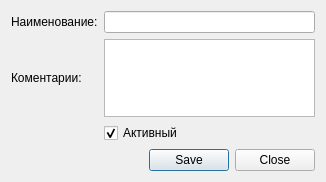
<?xml version="1.0" encoding="UTF-8"?>
<ui version="4.0">
 <class>ClientEditDialog</class>
 <widget class="QDialog" name="ClientEditDialog">
  <property name="geometry">
   <rect>
    <x>0</x>
    <y>0</y>
    <width>326</width>
    <height>182</height>
   </rect>
  </property>
  <property name="windowTitle">
   <string>Dialog</string>
  </property>
  <property name="windowIcon">
   <iconset resource="../resource.qrc">
    <normaloff>:/Images/client.png</normaloff>:/Images/client.png</iconset>
  </property>
  <layout class="QGridLayout" name="gridLayout">
   <item row="0" column="0">
    <widget class="QLabel" name="label">
     <property name="text">
      <string>Наименование:</string>
     </property>
    </widget>
   </item>
   <item row="0" column="1">
    <widget class="QLineEdit" name="lineEditName"/>
   </item>
   <item row="1" column="0">
    <widget class="QLabel" name="label_2">
     <property name="text">
      <string>Коментарии:</string>
     </property>
    </widget>
   </item>
   <item row="2" column="1">
    <widget class="QCheckBox" name="checkBoxIsActive">
     <property name="text">
      <string>Активный</string>
     </property>
     <property name="checkable">
      <bool>true</bool>
     </property>
     <property name="checked">
      <bool>true</bool>
     </property>
    </widget>
   </item>
   <item row="3" column="0" colspan="2">
    <widget class="QDialogButtonBox" name="buttonBox">
     <property name="standardButtons">
      <set>QDialogButtonBox::Close|QDialogButtonBox::Save</set>
     </property>
    </widget>
   </item>
   <item row="1" column="1">
    <widget class="QPlainTextEdit" name="plainTextEditComment"/>
   </item>
  </layout>
 </widget>
 <tabstops>
  <tabstop>lineEditName</tabstop>
  <tabstop>plainTextEditComment</tabstop>
  <tabstop>checkBoxIsActive</tabstop>
 </tabstops>
 <resources>
  <include location="../resource.qrc"/>
 </resources>
 <connections/>
</ui>
